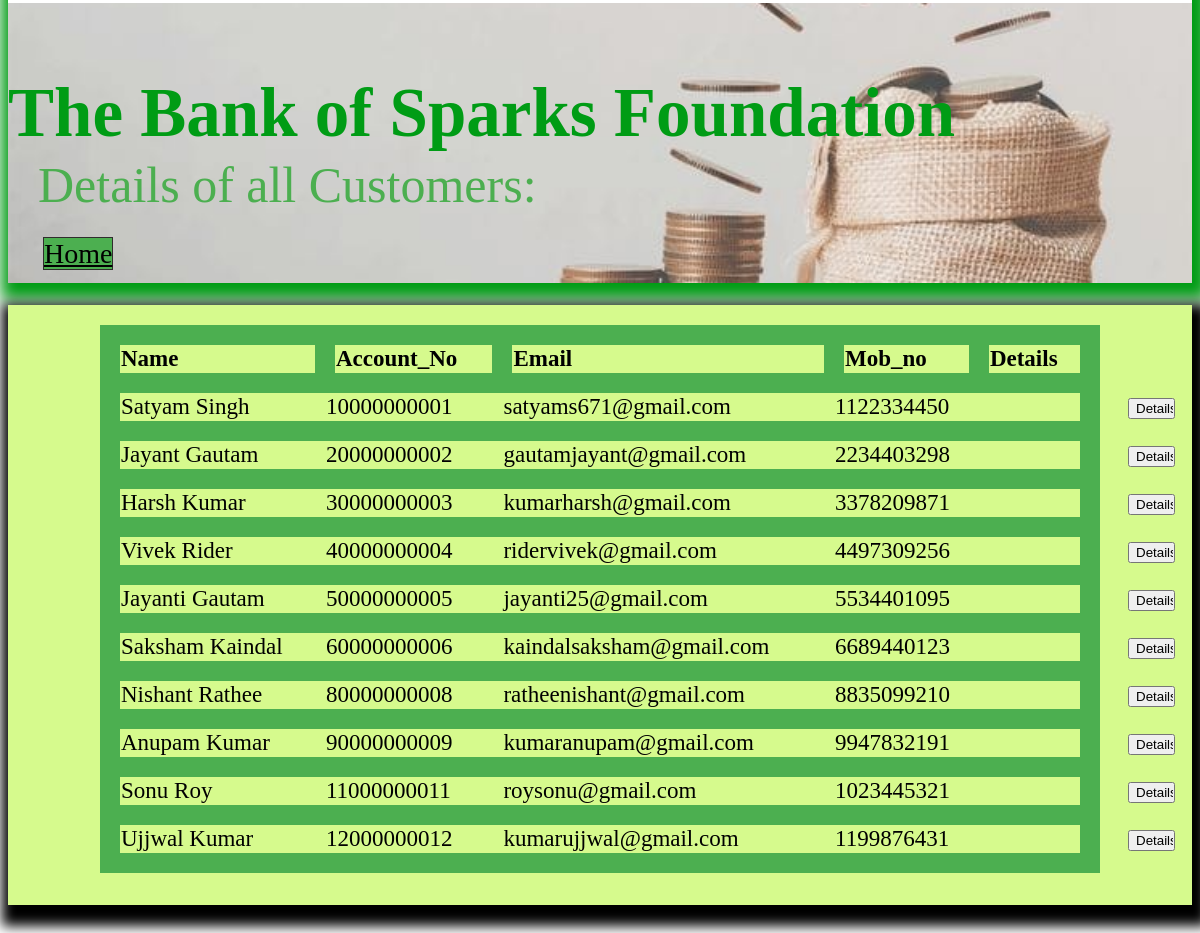
The page /customers.php on the database its author committed.
### tables this page shows
CREATE TABLE `allusers` (
  `name` varchar(100) NOT NULL,
  `account_no` bigint(100) NOT NULL,
  `email` varchar(100) NOT NULL,
  `mob_no` bigint(100) NOT NULL,
  `current_balance` bigint(100) NOT NULL
);

### customers.php (the view, shortened to what this page needs)
<!DOCTYPE html>
<html>
    <head>
        <link rel="stylesheet" href="styleofcustomers.css">
    </head>
    <body>
        <div class=upperbox>
            <section class="img">
        <h1>The Bank of Sparks Foundation</h1>
        </div>
<a href="index.php" class="back"  type="button" >Home</a>
        <div class=details>
        <a>Details of all Customers:</a></div>
<div class=body>
<table class=dataofcustomer>
    <tr>
        <th> Name </th>
        <th> Account_No </th>
        <th> Email </th>
        <th> Mob_no </th>
        <th> Details</th>
    </tr>
    </div>
    <?php
require 'connect.php';
$sql = "SELECT * FROM allusers";
$result = $conn->query($sql);
if ($result->num_rows > 0) {
while($row = $result->fetch_assoc()) {
echo "<tr>
<td>" . $row["name"]. "</td>
<td>" . $row["account_no"] ."</td>
<td>" .$row["email"] .  "</td><td>" . $row["mob_no"] . "</td><td>" . "</td>
</tr>";
}
} else { echo "0 results"; }
?>
<div class="viewuser">
    <?php
     require "connect.php";
     $sql="SELECT * FROM allusers";
     $varr=mysqli_query($conn,$sql);
     if ($varr->num_rows > 0) {
        while($row = $varr->fetch_assoc()) {
            $name=$row["name"];
     echo "<input type=\"button\" value=\"Details\" onclick=\"location.href='detail.php?name=$name'\">";
        }}
     ?>
</div>
</body>
</html>

### styleofcustomers.css (style rules this page uses)
.img { background-image: url(topnavpic.jpeg); background-position: center; background-size: cover; min-height: 280px; margin-top:-10px; }
div.upperbox { line-height: 220px; font-size:46px; overflow:hidden; margin-top:-52px; box-shadow:5px 5px 15px 12px; font-weight: bold; color:rgb(0, 156, 21); }
div.body { background-color:rgb(214, 250, 141); max-height: 600px; margin-top: -110px; box-shadow: 5px 10px 12px 11px; }
.dataofcustomer { width:1000px; margin:auto; font-size:23px; position:relative; top:20px; left:0px; }
.dataofcustomer,tr,th { border: 20px solid #4CAF50; border-collapse: collapse; text-align: left; }
div.details { font-size:50px; position:relative; top:-180px; left:30px; color: #4CAF50; line-height: 100px; }
.back { background-color: #4CAF50; border: 1px solid; border-color:#302d2d; color:black; font-size: 28px; position:relative; top:-45px; left:35px; }
div.viewuser { display:flex; flex-direction: column; width:4%; justify-content: space-between; position:relative; left:1120px; top: -455px; grid-row-gap: 27px; }

### rows shown on the page
allusers: name "Satyam Singh", account_no "10000000001", email "satyams671@gmail.com", mob_no "1122334450"
allusers: name "Jayant Gautam", account_no "20000000002", email "gautamjayant@gmail.com", mob_no "2234403298"
allusers: name "Harsh Kumar", account_no "30000000003", email "kumarharsh@gmail.com", mob_no "3378209871"
allusers: name "Vivek Rider", account_no "40000000004", email "ridervivek@gmail.com", mob_no "4497309256"
allusers: name "Jayanti Gautam", account_no "50000000005", email "jayanti25@gmail.com", mob_no "5534401095"
allusers: name "Saksham Kaindal", account_no "60000000006", email "kaindalsaksham@gmail.com", mob_no "6689440123"
allusers: name "Nishant Rathee", account_no "80000000008", email "ratheenishant@gmail.com", mob_no "8835099210"
allusers: name "Anupam Kumar", account_no "90000000009", email "kumaranupam@gmail.com", mob_no "9947832191"
allusers: name "Sonu Roy", account_no "11000000011", email "roysonu@gmail.com", mob_no "1023445321"
allusers: name "Ujjwal Kumar", account_no "12000000012", email "kumarujjwal@gmail.com", mob_no "1199876431"
